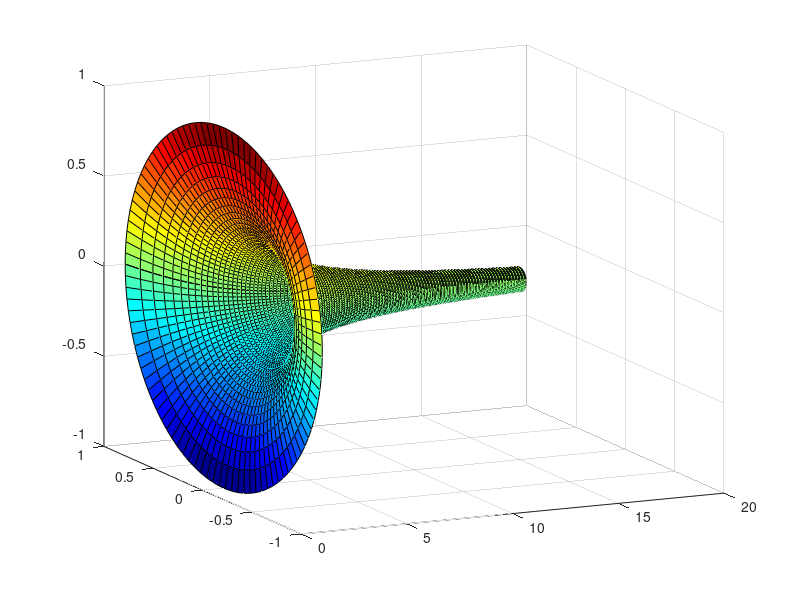

Source code (MATLAB):
%Gabriel's Horn data generator to offload to python
%Jesse Anderson 2022
%%
space1 = linspace(1,15,100);
space2 = linspace(0,2*pi,100);
[X,Th] = meshgrid(space1,space2);
F = 1./X;
Y = F.*cos(Th);
Z = F.*sin(Th);
surf(X,Y,Z);
view(-25,15);
gg = colormap(jet);

%%
inputMe = input('do you want to save as a .txt file? Yes or no','s');
if inputMe == "Yes" || inputMe == "yes"
    writeMatrix = [X;Y;Z];
    writematrix(dataWrite,'Gabriels_Horn.txt')
elseif inputMe == "No" || inputMe == "no"
    disp('Ok, no data written')
else
    disp('That was not a yes or no, but I understand')
end